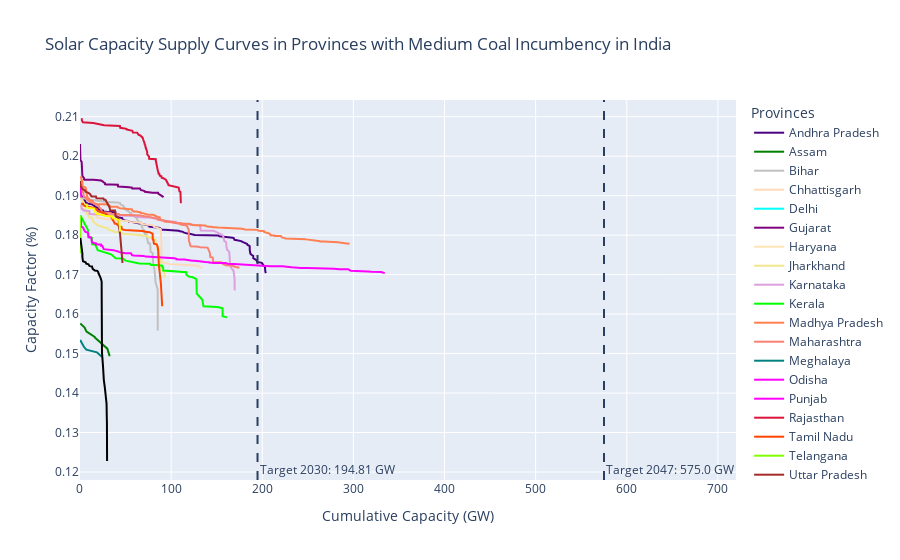

The cell this chart's notebook holds for it:
### Code cell
mid_solar_dfs = batch_figures(combine_solar_mid, 'solar', 'Medium', solar_t_30, solar_t_47, state_legend,  grid=True)
